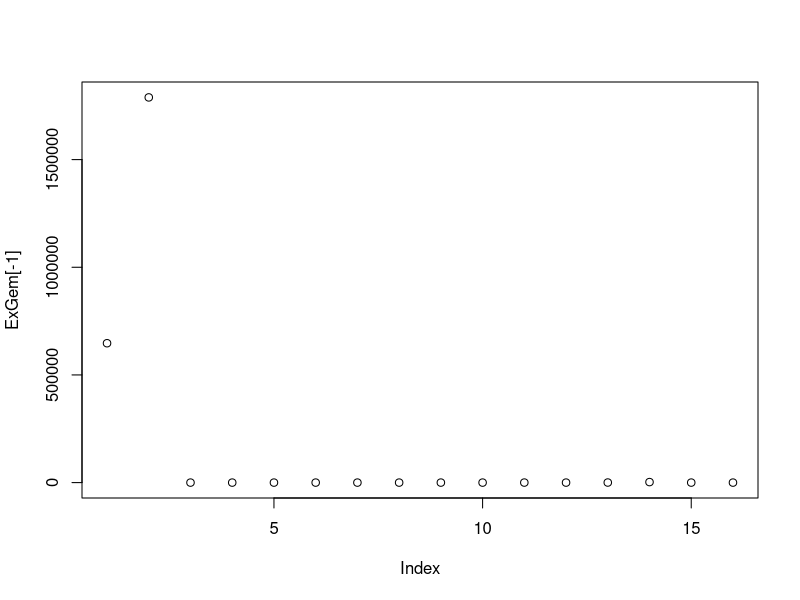
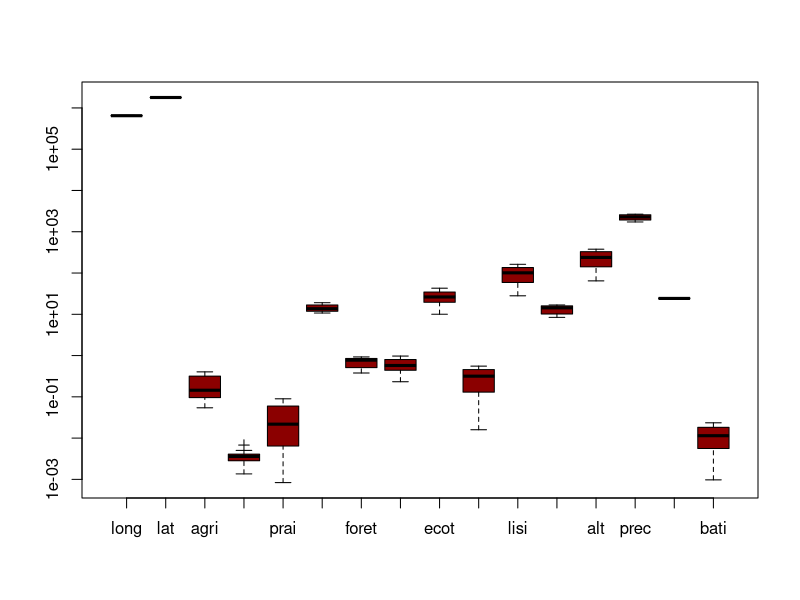
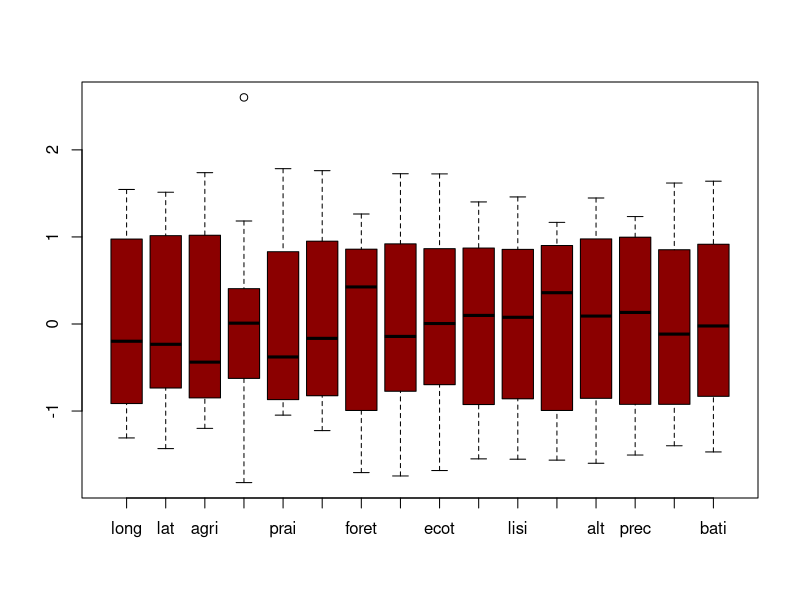
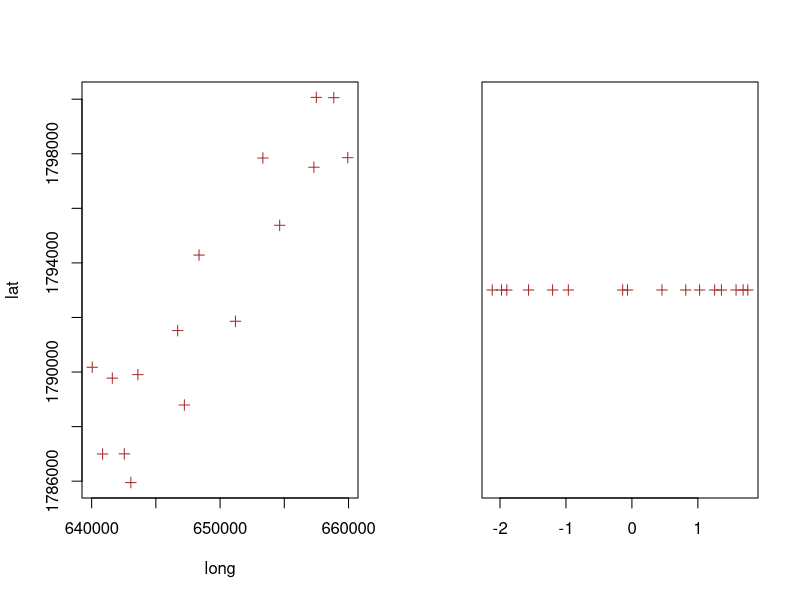
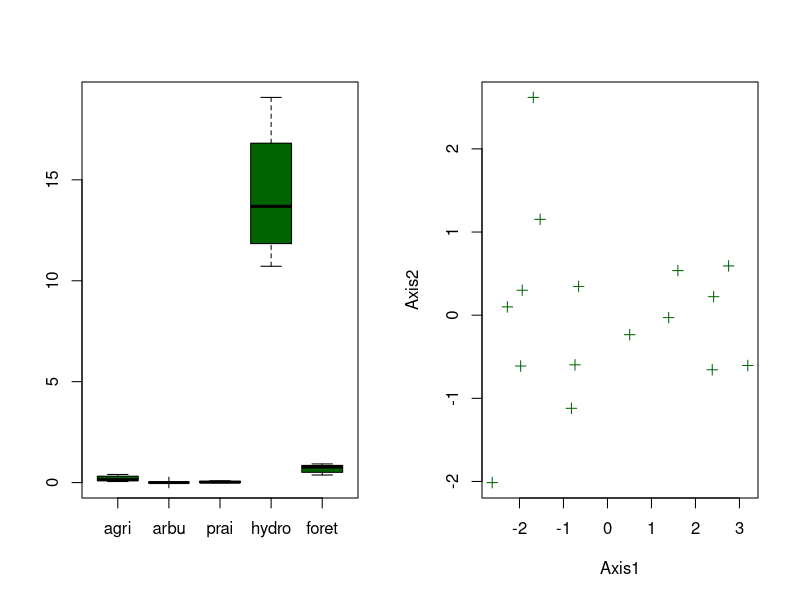
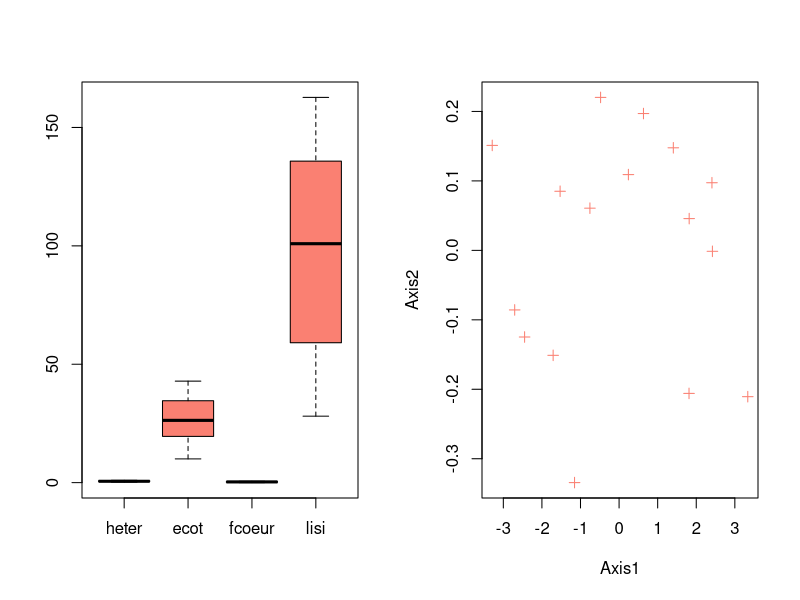
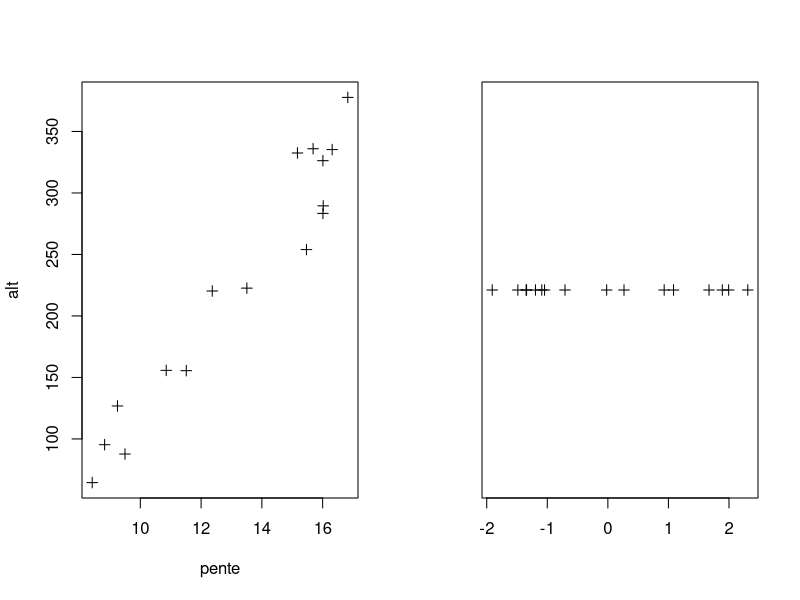
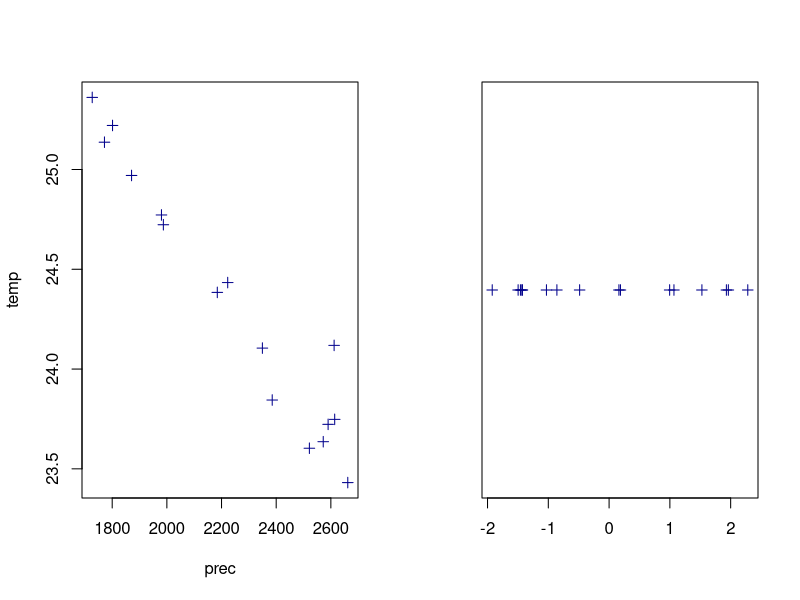

These charts were generated, in order, by the following R code: (Note: this script raises an error after producing the figures.)
## ---- chunk 1
knitr::opts_chunk$set(fig.align="center", fig.width=6, fig.height=6, fig.path="Figs/", echo=TRUE, warning=FALSE, message=FALSE, cache=TRUE)
## ---- chunk 2
library(tidyverse)
library(ade4)
library(vegan)
#library(rpart)

#library(MASS)
## ---- chunk 3
habitat = read.table("../data/habitat.tsv", sep = "\t",
                     stringsAsFactors = T, header = T, na.strings = T)
especes = read.table("../data/especes.tsv", sep = "\t",
                     stringsAsFactors = T, header = T, na.strings = T)
commu = read.table("../data/communautes.tsv", sep = "\t", stringsAsFactors = T, header = T, na.strings = T)

habitat = habitat[,-2:-3]
name = colnames(habitat)
colnames(habitat) = name
## ---- chunk 4
# Récupération des noms des colonnes correspondant aux espèces (colonnes 2 à 17)
vectNom = names(commu[2:17])

# Création d'une liste vide pour stocker les sous-ensembles
listSubsets = list()
# Parcours de toutes les espèces
for (i in 1:length(vectNom)) {
  especesActu = vectNom[i]
  # Extraction des numéros de lieu (IdPE) où l'espèce a une présence (valeur 1)
  foosubset = commu$IdPE[commu[[especesActu]] == 1]
  listSubsets[[especesActu]] = foosubset
}

listSubsets$Gem
## ---- chunk 5
par(mfrow = c(1,1))
ExGem = colMeans(subset(habitat, habitat$IdPE %in% listSubsets$Gem))
plot(ExGem[-1])
## ---- chunk 6
ExMat = t(sapply(names(listSubsets), function(name) {
  colMeans(subset(habitat, habitat$IdPE %in% listSubsets[[name]]))
}))
ExMat = ExMat[,-1]
## ---- chunk 7
chisq.test(habitat[,2:17])

for (i in 2:17){
  print(chisq.test(habitat[,i]))
}
## ---- chunk 8
boxplot(ExMat,
     pch = 3, col = "darkred",
     log = "y")
## ---- chunk 9
ExMat.meannorm = scale(ExMat, center = T, scale = T)
## ---- chunk 10
boxplot.matrix(ExMat.meannorm, col = "darkred")
## ---- chunk 11
par(mfrow = c(1,2))

#   1. Point d'écoute : 

plot(ExMat[,1:2],
     pch = 3, col = "brown")

acp.Ecoute = dudi.pca(ExMat[,1:2], center = TRUE, scale = TRUE,
                 ,scannf = FALSE, nf = 1)
plot(acp.Ecoute$li,
     pch = 3, col = "brown")

#corrélation +

#  2. Occupation du sol : 
  
boxplot(ExMat[,3:7],
     pch = 3, col = "darkgreen")

acp.Ocuu = dudi.pca(ExMat[,3:7], center = TRUE, scale = TRUE,
                 scannf = FALSE, nf = 2)
plot(acp.Ocuu$li,
     pch = 3, col = "darkgreen")

# pas de corrélation

#  3. Fragmentation : 

boxplot(ExMat[,8:11],
     pch = 3, col = "salmon")


acp.Frag = dudi.pca(ExMat[,8:11], center = TRUE, scale = TRUE,
                 scannf = FALSE, nf = 2)
plot(acp.Frag$li,
     pch = 3, col = "salmon")

# pas de corrélation

#  4. Topographie

plot(ExMat[,12:13],
     pch = 3, col = "black")

acp.Topo = dudi.pca(ExMat[,12:13], center = TRUE, scale = TRUE,
                 scannf = FALSE, nf = 1)
plot(acp.Topo$li,
     pch = 3, col = "black")

# corrélation +

#  5. condition topographique

plot(ExMat[,14:15],
     pch = 3, col = "darkblue")

acp.CondTopo = dudi.pca(ExMat[,14:15], center = TRUE, scale = TRUE,
                 scannf = FALSE, nf = 1)
plot(acp.CondTopo$li,
     pch = 3, col = "darkblue")

# corrélation -

#  6. Urbanisation

par(mfrow = c(1,1))
boxplot(ExMat[,16],
     pch = 3, col = "darkgray")

# c'est une ligne

# 7. Total
par(mfrow = c(1,2))
boxplot(ExMat,
     pch = 3, col = "darkred",
     las = 2, log = "y")
acp.Total = dudi.pca(ExMat[,1:15], center = TRUE, scale = TRUE,
                     scannf = FALSE, nf = 2)

# bordel imonde
## ---- chunk 12
# discrimin = AFD
# les arg : (acp, var qualitative)
afd.Ecoute.Taille = discrimin(acp.Ecoute,as.factor(especes$Taille)
                 , scannf = FALSE, nf = 2)

plot(afd.Ecoute.Taille)


#########
afd.Ocuu.Taille = discrimin(acp.Ocuu,as.factor(especes$Taille)
                 , scannf = FALSE, nf = 2)

plot(afd.Ocuu.Taille)



########
afd.Frag.Taille = discrimin(acp.Frag,as.factor(especes$Taille)
                 , scannf = FALSE, nf = 2)

plot(afd.Frag.Taille)


########
afd.Mat.Taille = discrimin(acp.Topo,as.factor(especes$Taille)
                 , scannf = FALSE, nf = 2)

plot(afd.Ecoute.Taille)


########
afd.CondTopo.Taille = discrimin(acp.CondTopo,as.factor(especes$Taille)
                 , scannf = FALSE, nf = 2)

plot(afd.CondTopo.Taille)
